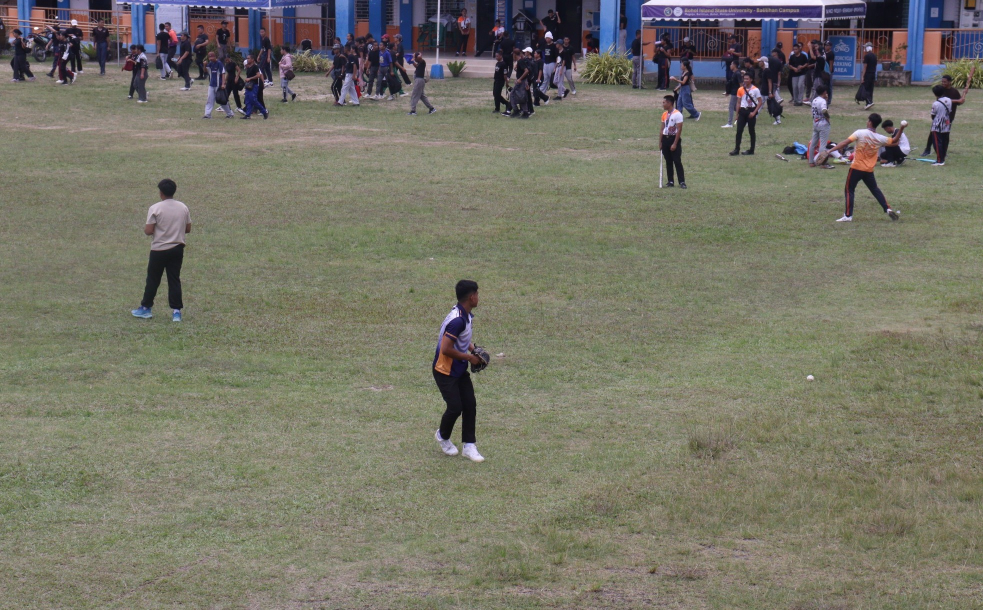
#> input picture expectation.jpg, 1966 x 1220 px (shown at 1/2 size); its folder holds only this picture in this run
$ python index.py
#> lines starting #> are read from the running program, lines starting #| are printed output that depends on the picture
from PIL import Image, ImageDraw, ImageFont
import os

def create_volleyball_meme(expectation_image_path, reality_image_path, output_path="CSELEC3_3A_CalisoRhetteLendle_Activity1.png"):

    canvas_width = 1000
    canvas_height = 600

    img_width = 450
    img_height = 350

    canvas = Image.new('RGB', (canvas_width, canvas_height), 'white')
    draw = ImageDraw.Draw(canvas)

    try:
        title_font = ImageFont.truetype("arial.ttf", 48)
        label_font = ImageFont.truetype("arial.ttf", 36)
    except:
        try:
            title_font = ImageFont.truetype("Arial Bold.ttf", 48)
            label_font = ImageFont.truetype("Arial Bold.ttf", 36)
        except:
            title_font = ImageFont.load_default()
            label_font = ImageFont.load_default()

    title = "INTRAMURALS"
    title_bbox = draw.textbbox((0, 0), title, font=title_font)
    title_width = title_bbox[2] - title_bbox[0]
    title_x = (canvas_width - title_width) // 2
    draw.text((title_x, 30), title, fill='black', font=title_font)

    try:
        expectation_img = Image.open(expectation_image_path)
        expectation_img = expectation_img.resize((img_width, img_height), Image.Resampling.LANCZOS)
    except Exception as e:
        print(f"Error loading expectation image: {e}")
        expectation_img = Image.new('RGB', (img_width, img_height), 'lightgray')
        placeholder_draw = ImageDraw.Draw(expectation_img)
        placeholder_draw.text((img_width//2-50, img_height//2-10), "IMAGE NOT FOUND", fill='black')

    try:
        reality_img = Image.open(reality_image_path)
        reality_img = reality_img.resize((img_width, img_height), Image.Resampling.LANCZOS)
    except Exception as e:
        print(f"Error loading reality image: {e}")
        reality_img = Image.new('RGB', (img_width, img_height), 'lightgray')
        placeholder_draw = ImageDraw.Draw(reality_img)
        placeholder_draw.text((img_width//2-50, img_height//2-10), "IMAGE NOT FOUND", fill='black')

    expectation_x = 25
    reality_x = canvas_width - img_width - 25
    image_y = 120

    canvas.paste(expectation_img, (expectation_x, image_y))
    canvas.paste(reality_img, (reality_x, image_y))

    draw.rectangle([expectation_x-2, image_y-2, expectation_x+img_width+2, image_y+img_height+3],
                  outline='white', width=3)
    draw.rectangle([reality_x-2, image_y-2, reality_x+img_width+2, image_y+img_height+3],
                  outline='white', width=3)

    expectation_label = "EXPECTATION"
    reality_label = "REALITY"

    exp_bbox = draw.textbbox((0, 0), expectation_label, font=label_font)
    exp_width = exp_bbox[2] - exp_bbox[0]
    exp_x = expectation_x + (img_width - exp_width) // 2

    real_bbox = draw.textbbox((0, 0), reality_label, font=label_font)
    real_width = real_bbox[2] - real_bbox[0]
    real_x = reality_x + (img_width - real_width) // 2

    label_y = image_y + img_height + 30

    draw.text((exp_x, label_y), expectation_label, fill='black', font=label_font)
    draw.text((real_x, label_y), reality_label, fill='black', font=label_font)

    canvas.save(output_path, 'PNG', quality=95)
    print(f"Meme saved as: {output_path}")

    return canvas

def main():

    possible_extensions = ['.jpg', '.jpeg', '.png', '.bmp', '.gif']

    expectation_path = None
    reality_path = None

    for ext in possible_extensions:
        if os.path.exists(f'expectation{ext}'):
            expectation_path = f'expectation{ext}'
            break

    for ext in possible_extensions:
        if os.path.exists(f'reality{ext}'):
            reality_path = f'reality{ext}'
            break

    if not expectation_path or not reality_path:
        print("Could not find 'expectation' and 'reality' images.")
        print("Available images in current directory:")
        for file in os.listdir('.'):
            if any(file.lower().endswith(ext) for ext in possible_extensions):
                print(f"  - {file}")

        expectation_path = input("Enter path to expectation image (or press Enter to use default): ").strip()
        reality_path = input("Enter path to reality image (or press Enter to use default): ").strip()

        if not expectation_path:
            expectation_path = "expectation.jpg"
        if not reality_path:
            reality_path = "reality.jpg"

    try:
        create_volleyball_meme(expectation_path, reality_path)
#> in create_volleyball_meme, `canvas = Image.new('RGB', (canvas_width, canvas_height), 'white')`: canvas: PIL image 1000x600 RGB; every value is 255
#> in create_volleyball_meme, `title_bbox = draw.textbbox((0, 0), title, font=title_font)`: title_bbox = (0, 9, 342, 46)
#> in create_volleyball_meme, `title_width = title_bbox[2] - title_bbox[0]`: title_width = 342
#> in create_volleyball_meme, `title_x = (canvas_width - title_width) // 2`: title_x = 329
#> in create_volleyball_meme, expectation_img is the input picture: PIL image 1966x1220 RGB; mean R, G, B 118.1, 116.5, 103
#> in create_volleyball_meme, `expectation_img = expectation_img.resize((img_width, img_height), Imag..`:
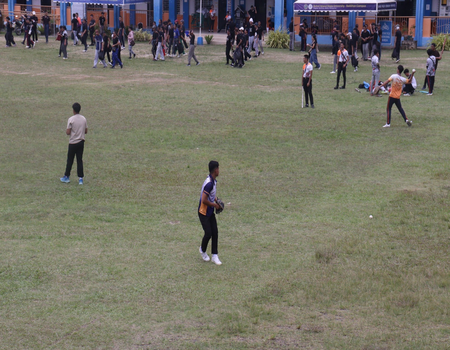
#> expectation_img: PIL image 450x350 RGB; mean R, G, B 118.1, 116.5, 103
#> in create_volleyball_meme, `reality_img = Image.new('RGB', (img_width, img_height), 'lightgray')`: reality_img: PIL image 450x350 RGB; every value is 211
#> in create_volleyball_meme, `canvas.paste(expectation_img, (expectation_x, image_y))`:
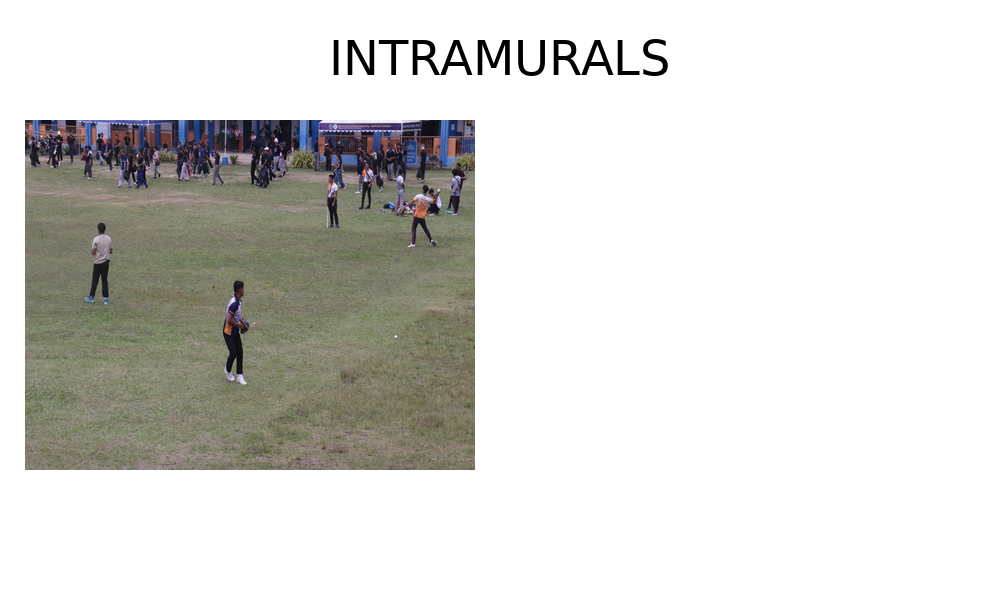
#> canvas: PIL image 1000x600 RGB; mean R, G, B 217.4, 216.9, 213.4
#> in create_volleyball_meme, `canvas.paste(reality_img, (reality_x, image_y))`:
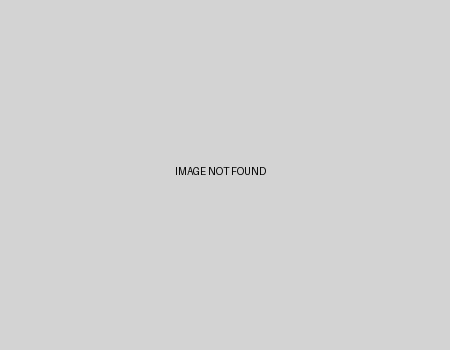
#> reality_img: PIL image 450x350 RGB; min 1, max 211, mean 210.7
#> in create_volleyball_meme, `canvas.paste(reality_img, (reality_x, image_y))`:
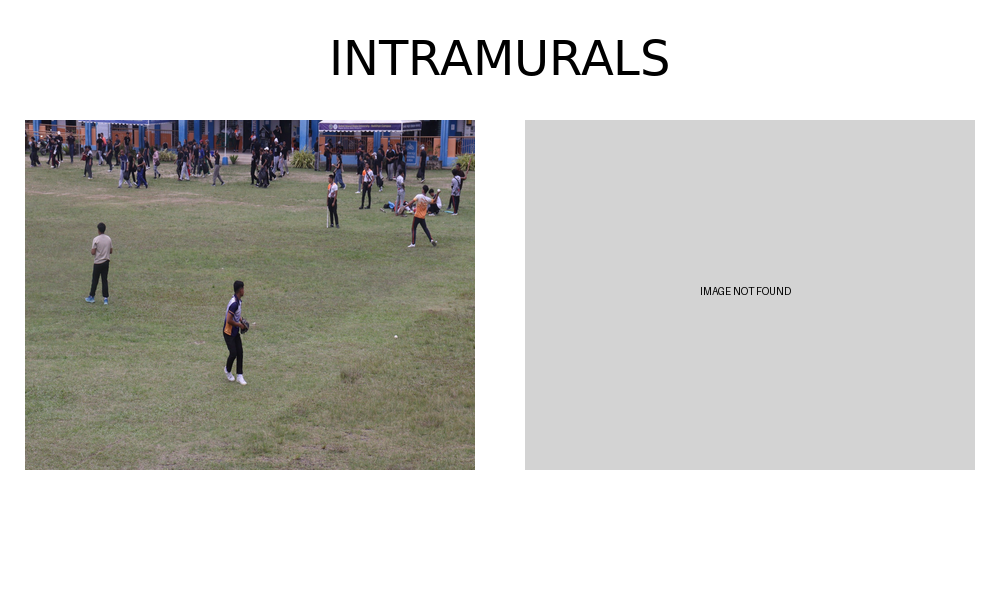
#> canvas: PIL image 1000x600 RGB; mean R, G, B 205.7, 205.3, 201.8
#> in create_volleyball_meme, `exp_bbox = draw.textbbox((0, 0), expectation_label, font=label_font)`: exp_bbox = (0, 8, 246, 34)
#> in create_volleyball_meme, `exp_width = exp_bbox[2] - exp_bbox[0]`: exp_width = 246
#> in create_volleyball_meme, `exp_x = expectation_x + (img_width - exp_width) // 2`: exp_x = 127
#> in create_volleyball_meme, `real_bbox = draw.textbbox((0, 0), reality_label, font=label_font)`: real_bbox = (0, 8, 148, 34)
#> in create_volleyball_meme, `real_width = real_bbox[2] - real_bbox[0]`: real_width = 148
#> in create_volleyball_meme, `real_x = reality_x + (img_width - real_width) // 2`: real_x = 676
#> in create_volleyball_meme, `canvas.save(output_path, 'PNG', quality=95)`:
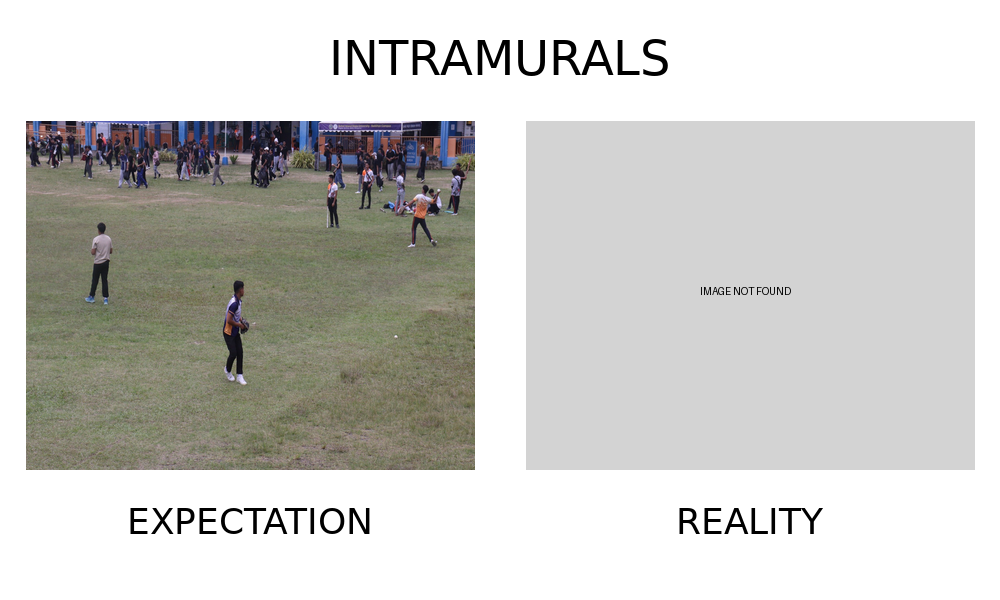
#> saved as CSELEC3_3A_CalisoRhetteLendle_Activity1.png: PIL image 1000x600 RGB; mean R, G, B 204.6, 204.2, 200.6
        print("\nSuccess! Your volleyball intramurals meme has been created!")
    except Exception as e:
        print(f"Error creating meme: {e}")

if __name__ == "__main__":
    main()
